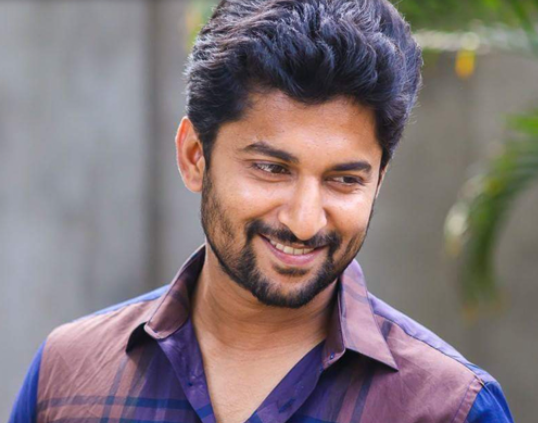
#> input picture CV/EXP 3/Nani.png, 538 x 423 px
$ jupyter execute --allow-errors CVA_EXP3.ipynb
#> lines starting #> are read from the running program, lines starting #| are printed output that depends on the picture
[cell 1]
import cv2
import numpy as np
from google.colab.patches import cv2_imshow  # Import cv2_imshow

# Load the Haar Cascade Classifier for face detection
face_cascade = cv2.CascadeClassifier(cv2.data.haarcascades + 'haarcascade_frontalface_default.xml')

def predict_face(model, img):
    # Resize image to the correct dimensions for prediction
    img_resized = cv2.resize(img, (37, 50))
    img_resized = cv2.cvtColor(img_resized, cv2.COLOR_BGR2GRAY)  # Convert to grayscale
    img_resized = np.expand_dims(img_resized, axis=0)  # Add batch dimension
    img_resized = np.expand_dims(img_resized, axis=-1)  # Add channel dimension
    img_resized = img_resized.astype('float32') / 255.0  # Normalize the image

    # Predict the label
    prediction = model.predict(img_resized)
    predicted_label = np.argmax(prediction)
    return predicted_label

# Example usage
img = cv2.imread("Nani.png")
#> img is the input picture: shape (423, 538, 3); mean B, G, R 121.8, 118.7, 132.3
#> `gray = cv2.cvtColor(img, cv2.COLOR_BGR2GRAY)`:
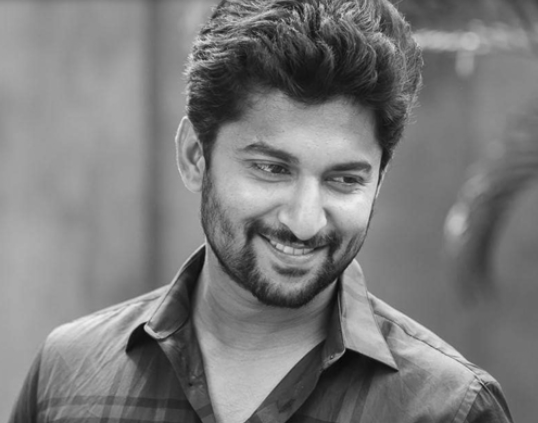
#> gray: shape (423, 538); min 7, max 238, mean 123.1
#> `faces = face_cascade.detectMultiScale(gray, scaleFactor=1.1, minNeighb..`: faces = [[199, 88, 220, 220]]

# Check if the image was loaded successfully
#> (the rest of this cell did not finish here and is left out)
